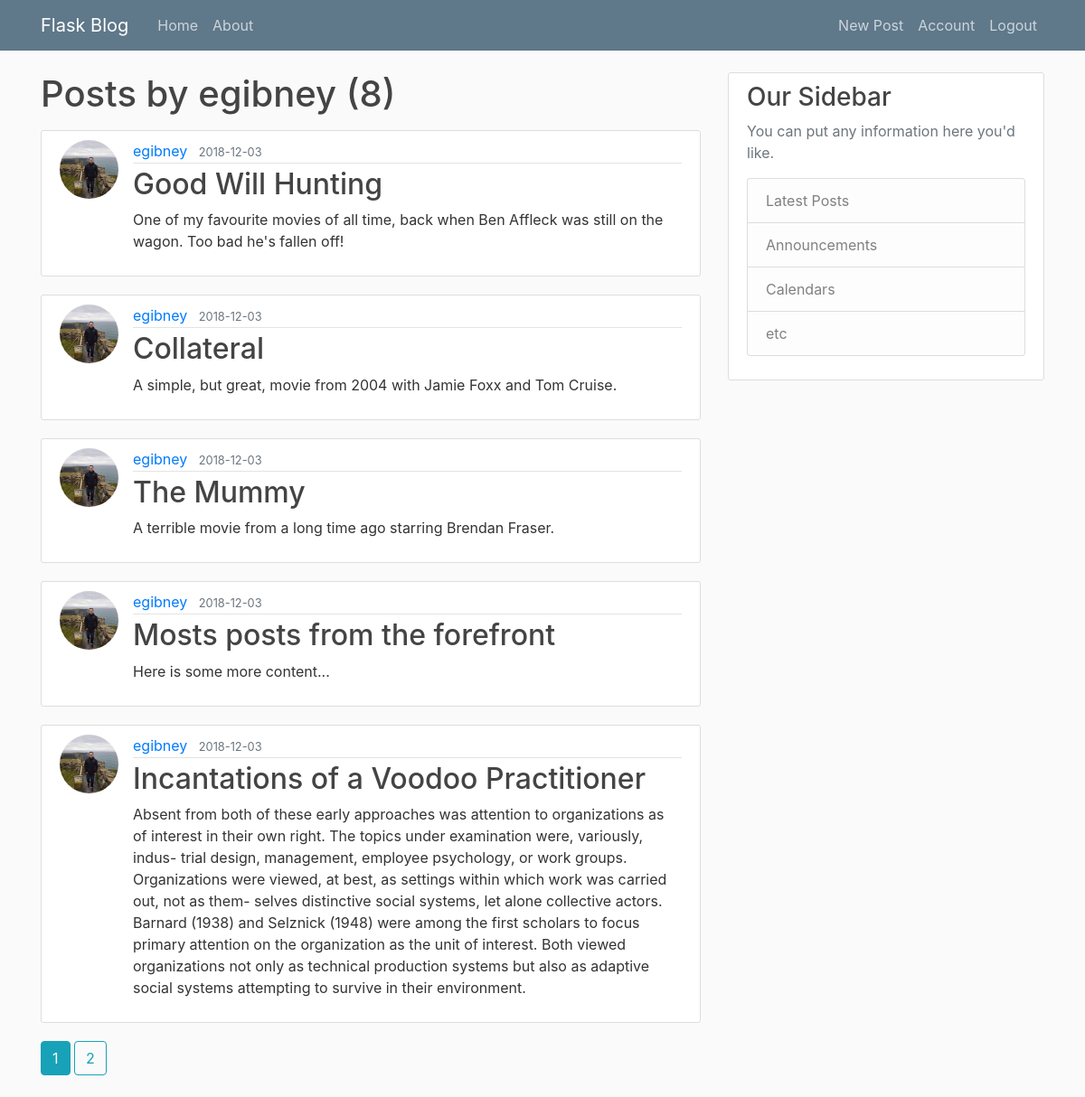
/user/egibney (signed in), run on the app's committed database.
### flaskblog/models.py (models this page shows, shortened)
class User(db.Model, UserMixin):
    id = db.Column(db.Integer, primary_key=True)
    username = db.Column(db.String(20), unique=True, nullable=False)
    email = db.Column(db.String(120), unique=True, nullable=False)
    image_file = db.Column(db.String(20), nullable=False, default='default.jpg')
    password = db.Column(db.String(60), nullable=False)
    posts = db.relationship('Post', backref='author', lazy=True)

class Post(db.Model):
    id = db.Column(db.Integer, primary_key=True)
    title = db.Column(db.String(100), nullable=False)
    date_posted = db.Column(db.DateTime, nullable=False, default=datetime.utcnow)
    content = db.Column(db.Text, nullable=False)
    user_id = db.Column(db.Integer, db.ForeignKey('user.id'), nullable=False)

### flaskblog/users/routes.py (the view)
@users.route("/user/<string:username>")
def user_posts(username):
    page = request.args.get('page', 1, type=int)
    user = User.query.filter_by(username=username).first_or_404()
    posts = Post.query.filter_by(author=user)\
        .order_by(Post.date_posted.desc())\
        .paginate(page=page, per_page=5)
    return render_template('user_posts.html', posts=posts, user=user)

### flaskblog/models.py (called while the page is built)
@login_manager.user_loader
def load_user(user_id):
    return User.query.get(int(user_id))

### flaskblog/templates/user_posts.html
{% extends "layout.html" %}
{% block content %}
  <h1 class="mb-3">Posts by {{ user.username }} ({{ posts.total }})</h1>
  {% for post in posts.items %}
    <article class="media content-section">
      <img class="rounded-circle article-img" src="{{ url_for('static', filename='profile_pics/' + post.author.image_file) }}">
      <div class="media-body">
        <div class="article-metadata">
          <a class="mr-2" href="{{ url_for('users.user_posts',username=post.author.username) }}">{{ post.author.username }}</a>
          <small class="text-muted">{{ post.date_posted.strftime('%Y-%m-%d') }}</small>
        </div>
        <h2><a class="article-title" href="{{ url_for('posts.post', post_id=post.id) }}">{{ post.title }}</a></h2>
        <p class="article-content">{{ post.content }}</p>
      </div>
    </article>
  {% endfor %}
  {% for page_num in posts.iter_pages(left_edge=1, right_edge=1, left_current=1, right_current=2) %}
    {% if page_num %}
      {% if posts.page == page_num %}
        <a class="btn btn-info mb-4" href="{{ url_for('users.user_posts', username=user.username, page=page_num) }}">{{ page_num }}</a>
      {% else %}
        <a class="btn btn-outline-info mb-4" href="{{ url_for('users.user_posts', username=user.username, page=page_num) }}">{{ page_num }}</a>
      {% endif %}
    {% else %}
        ...
    {% endif %}
  {% endfor %}
{% endblock %}

### flaskblog/static/main.css (style rules this page uses)
body { background: #fafafa; color: #333333; margin-top: 5rem; }
h1, h2, h3, h4, h5, h6 { color: #444444; }
.content-section { background: #ffffff; padding: 10px 20px; border: 1px solid #dddddd; border-radius: 3px; margin-bottom: 20px; }
.article-title { color: #444444; }
.article-content { white-space: pre-line; }
.article-img { height: 65px; width: 65px; margin-right: 16px; }
.article-metadata { padding-bottom: 1px; margin-bottom: 4px; border-bottom: 1px solid #e3e3e3 }

### data on the page
User: username "egibney"
Post: image_file (picture), author.username "egibney", date_posted "2018-12-03", title "Good Will Hunting", content "One of my favourite movies of all time, back when Ben Affleck was still on the wagon. Too bad he's fallen off!"
Post: image_file (picture), author.username "egibney", date_posted "2018-12-03", title "Collateral", content "A simple, but great, movie from 2004 with Jamie Foxx and Tom Cruise."
Post: image_file (picture), author.username "egibney", date_posted "2018-12-03", title "The Mummy", content "A terrible movie from a long time ago starring Brendan Fraser."
Post: image_file (picture), author.username "egibney", date_posted "2018-12-03", title "Mosts posts from the forefront", content "Here is some more content..."
Post: image_file (picture), author.username "egibney", date_posted "2018-12-03", title "Incantations of a Voodoo Practitioner", content "Absent from both of these early approaches was attention to organizations as of interest in their own right. The topics under examination were, variously, indus- trial design, management, employee psychology, or work groups. Organizations were viewed, at best, as settings within which work was carried out, not as them- selves distinctive social systems, let alone collective actors. Barnard (1938) and Selznick (1948) were among the first scholars to focus primary attention on the organization as the unit of interest. Both viewed organizations not only as technical production systems but also as adaptive social systems attempting to survive in their environment."

### other printed values
{{ posts.total }} "8"
{{ page_num }} "1"
{{ page_num }} "2"
